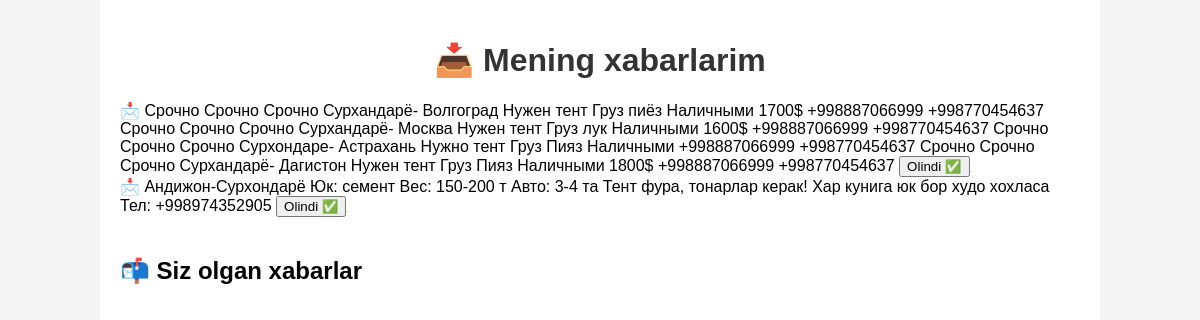
The app's page /messages/ (signed in), older data.
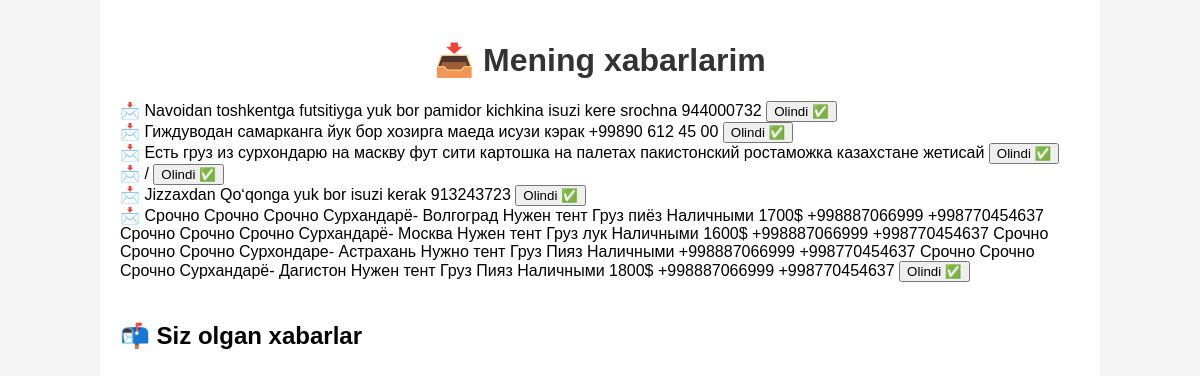
The same page, newer data.
### account/models.py (models this page shows, shortened)
class MessageUser(models.Model):
    text = models.TextField()
    taken_by = models.ForeignKey(User, null=True, blank=True, on_delete=models.SET_NULL)
    created_at = models.DateTimeField(auto_now_add=True)

### account/views.py (the view)
# urls.py: path('messages/', views.show_last_message, name='show_last_message'),
def show_last_message(request):
    user_id = request.session.get('user_id')
    if not user_id:
        return redirect('login')
    all_messages = MessageUser.objects.all().order_by('-created_at')
    visible_messages = [
        msg for msg in all_messages
        if msg.taken_by is None or msg.taken_by.id == user_id
    ]
    return render(request, 'list.html', {
        'messages': visible_messages,
        'user_id': user_id
    })

### templates/list.html (shortened to what this page needs)
<!DOCTYPE html>
<html lang="uz">
<head>
</head>
<body>
<div class="container">
    <h1>📥 Mening xabarlarim</h1>
    <div id="messages">
        {% for msg in messages %}
            {% if not msg.taken_by or msg.taken_by.id == request.session.user_id %}
                <div id="msg-{{ msg.id }}">
                    📩 {{ msg.text }}
                    {% if not msg.taken_by %}
                        <button onclick="takeMessage({{ msg.id }})">Olindi ✅</button>
                    {% else %}
                        <b>(Olingan: {{ msg.taken_by.username }})</b>
                    {% endif %}
                </div>
            {% endif %}
        {% endfor %}
    </div>
    <h2 style="margin-top: 40px;">📬 Siz olgan xabarlar</h2>
</div>
</body>
</html>

### templates/list.html (style rules this page uses)
body { font-family: sans-serif; margin: 0; padding: 0; background-color: #f5f5f5; }
.container { width: 80%; margin: auto; padding: 20px; background-color: #fff; min-height: 100vh; }
h1 { text-align: center; color: #333; }

Row changes from the older to the newer data that the page shows:
removed MessageUser: text "Андижон-Сурхондарё Юк: семент Вес: 150-200 т Авто: 3-4 та Тент фура, тонарлар керак! Хар кунига юк бор худо хохласа Тел: +998974352905"
added MessageUser: text "Navoidan toshkentga futsitiyga yuk bor pamidor kichkina isuzi kere srochna 944000732"
added MessageUser: text "Гиждуводан самарканга йук бор хозирга маеда исузи кэрак +99890 612 45 00"
added MessageUser: text "Есть груз из сурхондарю на маскву фут сити картошка на палетах пакистонский ростаможка казахстане жетисай"
added MessageUser: text "/"
added MessageUser: text "Jizzaxdan Qoʻqonga yuk bor isuzi kerak 913243723"
